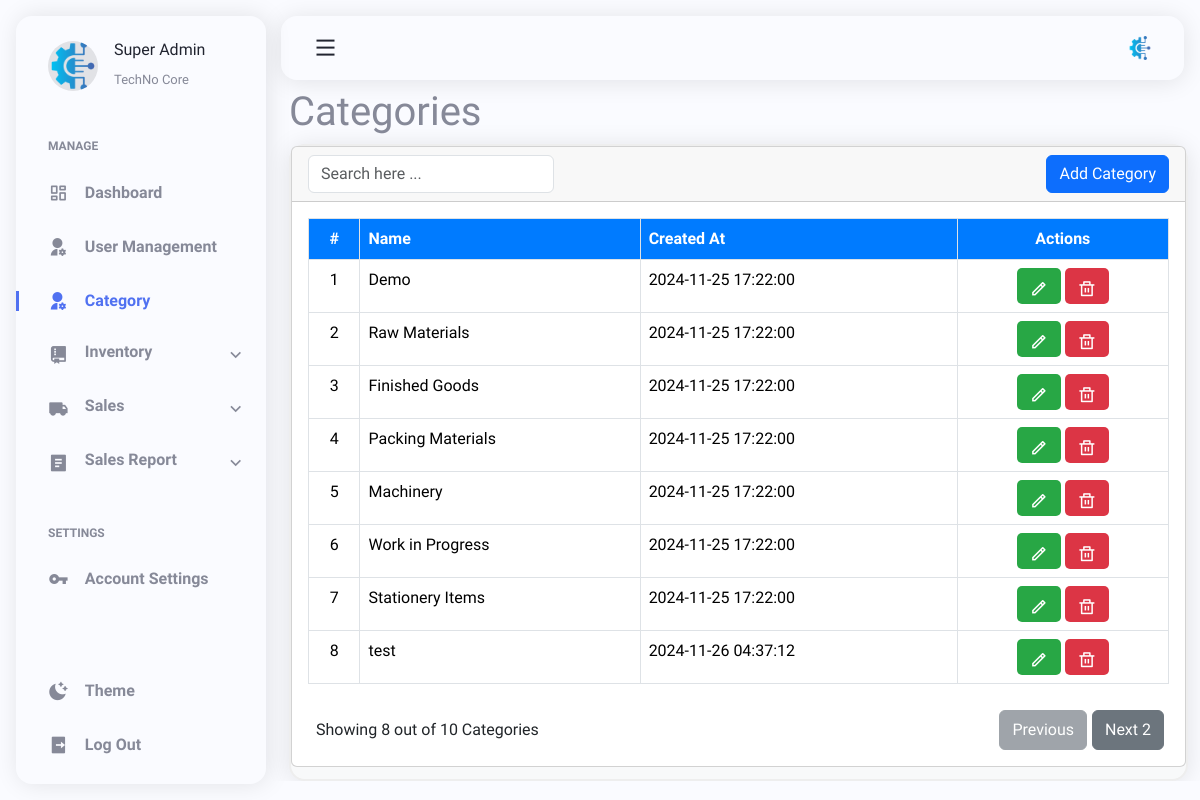
Page /pages/category.php (signed in) on the committed database.
### tables this page shows
CREATE TABLE `categories` (
  `category_id` int(11) UNSIGNED NOT NULL,
  `name` varchar(60) NOT NULL,
  `created_at` timestamp NOT NULL DEFAULT current_timestamp()
);

### pages/category.php (the view, shortened to what this page needs)
<?php
include('../layouts/header.php');
require_once '../includes/load.php';
?>
<link rel="stylesheet" href="../lib/category/category.css">
<main class="main container" id="main">
    <?php include('../layouts/sidebar.php'); ?>
    <h1 class="dash-fix">Categories</h1>
    <div class="main__container">
        <div class="container p-0 m-0">
            <div class="row">
                <div class="col-lg-12">
                    <div class="card">
                        <div class="card-header d-flex justify-content-between">
                            <form action="_redirect.php" method="post">
                                <div class="form-group">
                                    <input type="text" class="form-control" name="userSearch" id="userSearch"
                                        placeholder="Search here ..." autofocus required>
                                </div>
                            </form>
                            <button type="button" class="btn btn-primary" data-bs-toggle="modal"
                                data-bs-target="#createCatModal">
                                Add Category
                            </button>
                        </div>
                        <div class="card-body">
                            <div class="table-responsive">
                                <table class="table table-bordered">
                                    <thead>
                                        <tr>
                                            <th class="text-center">#</th>
                                            <th>Name</th>
                                            <th>Created At</th>
                                            <th class="text-center">Actions</th>
                                        </tr>
                                    </thead>
                                    <tbody>
                                        <?php
                                        $stmt = $conn->query("SELECT category_id, name, created_at FROM categories");
                                        $counter = 1;
                                        while ($row = $stmt->fetch()) {
                                            ?>
                                            <tr>
                                                <td class="text-center"><?= $counter++ ?></td>
                                                <td><?= htmlspecialchars($row['name']) ?></td>
                                                <td><?= $row['created_at'] ?></td>
                                                <td class="text-center">
                                                    <button type="button" class="editCat-btn btn-secondary"
                                                        data-bs-toggle="modal"
                                                        data-bs-target="#editCatModal_<?= $row['category_id'] ?>">
                                                        <i class="ri-pencil-line"></i>
                                                    </button>
                                                    <button type="button" class="deleteCat-btn btn-danger"
                                                        data-bs-toggle="modal"
                                                        data-bs-target="#deleteCatModal_<?= $row['category_id'] ?>">
                                                        <i class="ri-delete-bin-line"></i>
                                                    </button>
                                                </td>
                                            </tr>
                                        <?php } ?>
                                    </tbody>
                                </table>
                            </div>
                            <div class="pagination-container d-flex">
                                <span class="total-users me-auto p-2">Showing 8 out of 0 Categories</span>
                                <button class="prev-page btn btn-secondary" disabled>Previous</button>
                                <button class="next-page btn btn-secondary" disabled>Next</button>
                            </div>
                        </div>
                    </div>
                </div>
            </div>
        </div>
    </div>
</body>
</html>

### assets/css/main.css (style rules this page uses)
:root { --header-height: 3.5rem; --maincontent-height: 3.5rem; --first-color: hsl(228, 85%, 63%); --title-color: hsl(228, 18%, 16%); --text-color: hsl(228, 8%, 56%); --body-color: hsl(228, 100%, 99%); --shadow-color: hsla(228, 80%, 4%, 0.1); --body-font: "Nunito Sans", system-ui; --normal-font-size: 0.938rem; --smaller-font-size: 0.75rem; --tiny-font-size: 0.75rem; --font-regular: 400; --font-semi-bold: 600; --z-tooltip: 10; --z-fixed: 100; }
@media screen and (min-width: 1150px) { :root { --normal-font-size: 1rem; --smaller-font-size: 0.813rem; } }
* { box-sizing: border-box; padding: 0; margin: 0; }
body { font-family: var(--body-font); font-size: var(--normal-font-size); background-color: var(--body-color); color: var(--text-color); transition: background-color 0.4s; }
button { all: unset; }
.container { margin-inline: 1.5rem; overflow: hidden; }
.main { padding-top: 5rem; }
@media screen and (min-width: 1150px) { .main { padding-left: 265px; padding-top: 5.5rem; transition: padding 0.4s; overflow: hidden; } }
.main__container { width: 100%; height: 79.6vh; background-color: #f8f9fa; box-shadow: 0 2px 24px rgba(0, 0, 0, 0.1); display: flex; flex-direction: column; border: 2px solid #eee; border-radius: 1rem; }
@media (min-width: 1080px) { .container, .container-lg, .container-md, .container-sm { max-width: 98vw; } }

### rows in the picture
categories: name "Demo", created_at "2024-11-25 17:22:00"
categories: name "Raw Materials", created_at "2024-11-25 17:22:00"
categories: name "Finished Goods", created_at "2024-11-25 17:22:00"
categories: name "Packing Materials", created_at "2024-11-25 17:22:00"
categories: name "Machinery", created_at "2024-11-25 17:22:00"
categories: name "Work in Progress", created_at "2024-11-25 17:22:00"
categories: name "Stationery Items", created_at "2024-11-25 17:22:00"
categories: name "test", created_at "2024-11-26 04:37:12"
